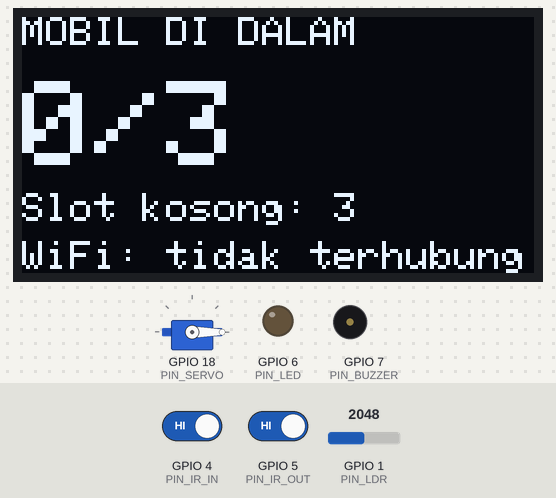
Simulated run of this sketch. Board: ESP32-S3. Parts: 128×64 one-colour display, servo, output pins drawn as LEDs (lit = HIGH), buzzer (waves = sounding, pin HIGH). Inputs (shaded band) come from the test bench; at power-on: GPIO 1 (PIN_LDR) = 2048, GPIO 4 (PIN_IR_IN) HIGH, GPIO 5 (PIN_IR_OUT) HIGH. WiFi joins after 1.5 s; servers stay silent unless stated; what the sketch prints to the serial monitor is not drawn.

Above: at 1.6 s.
At 4.2 s:
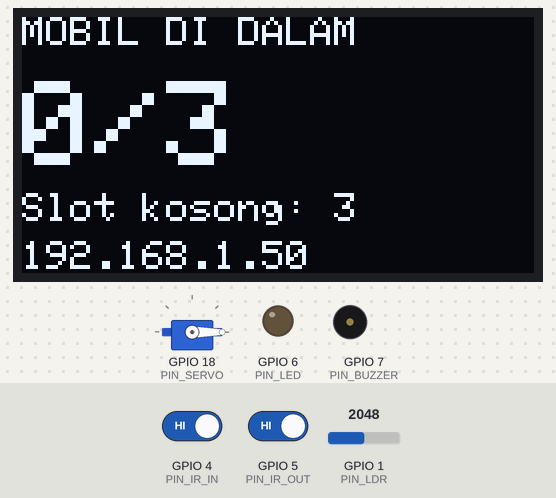
4.3 s: GPIO 1 (PIN_LDR) set to 1228
5.8 s: GPIO 1 (PIN_LDR) set to 1156
At 6.8 s:
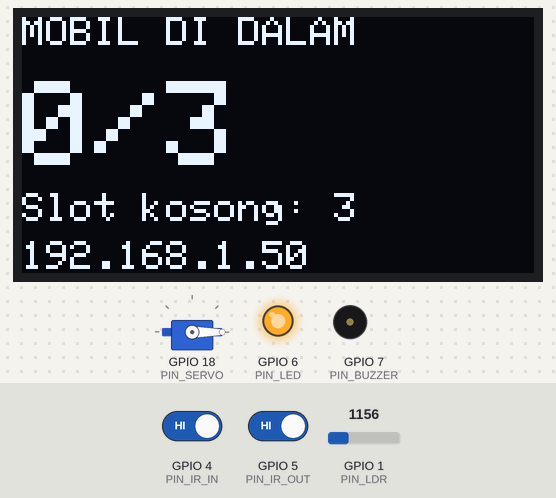
7.3 s: GPIO 4 (PIN_IR_IN) driven LOW
At 8.5 s:
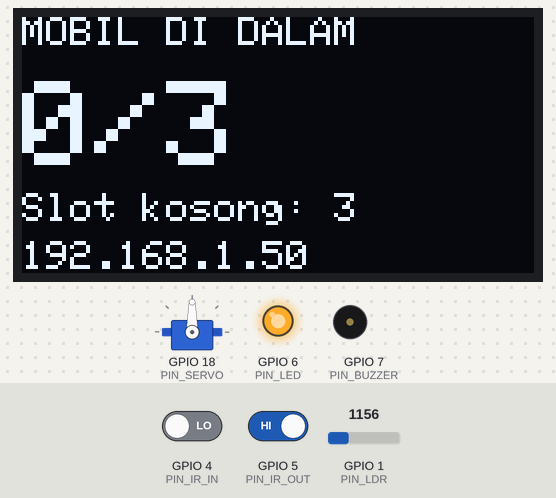
8.8 s: GPIO 5 (PIN_IR_OUT) driven LOW
At 9.6 s:
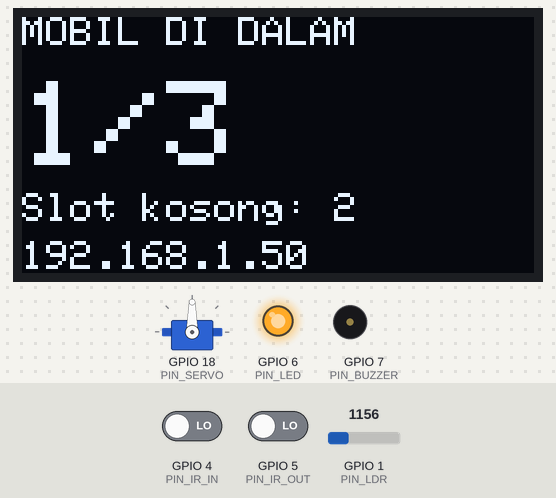
10.3 s: GPIO 1 (PIN_LDR) set to 1734
11.8 s: GPIO 1 (PIN_LDR) set to 1826
At 12.7 s:
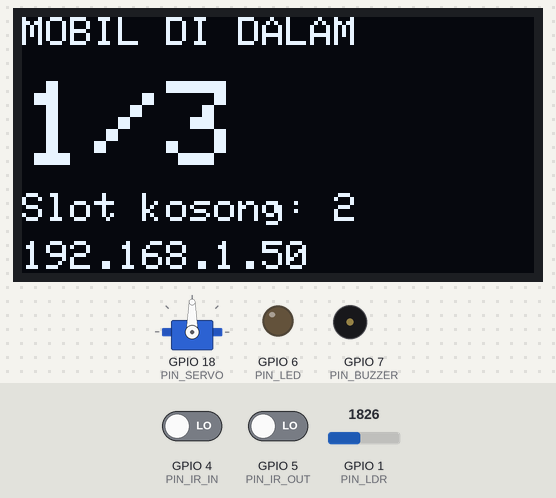
Timing chart, 0 to 14.3 s (numbered marks = the images above; inputs shaded):
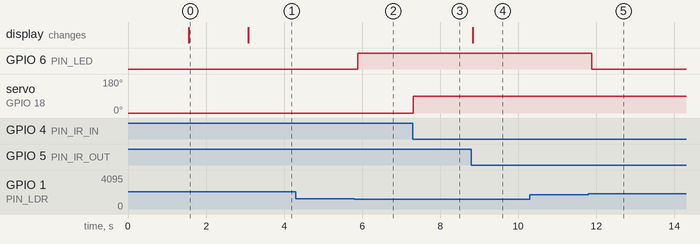

Measured:
- the behaviour switches between 1200 and 1199 on GPIO 1 (PIN_LDR) (found by bisection; images 1 and 2)
- the behaviour switches between 1800 and 1801 on GPIO 1 (PIN_LDR) (found by bisection; images 4 and 5)
- after the input at 4.3 s, every drawn part: stays the same
- after the input at 5.8 s, GPIO 6 (PIN_LED): LOW → HIGH after 0.09 s
- after the input at 7.3 s, servo on GPIO 18 (PIN_SERVO): 0° → 90° at once
- after the input at 8.8 s, the display: changes at once (image 4)
- after the input at 10.3 s, every drawn part: stays the same
- after the input at 11.8 s, GPIO 6 (PIN_LED): HIGH → LOW after 0.09 s
- what the display in image 0 shows lasts 1.5 s, from 1.6 s to 3.1 s

The sketch:

SmartParkingSystem.ino
```cpp
#include <ESP32Servo.h>
#include <Wire.h>
#include <Adafruit_GFX.h>
#include <Adafruit_SSD1306.h>
#include <WiFi.h>
#include <WebServer.h>

const char* WIFI_SSID = "NAMA_WIFI";
const char* WIFI_PASS = "PASSWORD_WIFI";

#define PIN_IR_IN   4
#define PIN_IR_OUT  5
#define PIN_SERVO   18
#define PIN_LDR     1
#define PIN_LED     6
#define PIN_BUZZER  7

const bool IR_AKTIF_LOW = true;

const unsigned long BLOCK_STABLE_MS = 10;
const unsigned long CLEAR_STABLE_MS = 150;
const unsigned long JENDELA_URUTAN = 3000;

const int LDR_GELAP = 1200;
const int LDR_TERANG = 1800;
const unsigned long LDR_INTERVAL = 200;

const int SERVO_CLOSED = 0;
const int SERVO_OPEN = 90;
const unsigned long OPEN_TIME = 3000;

const int MAX_MOBIL = 3;
const unsigned long BUZZER_TIME = 1500;

const unsigned long WIFI_TIMEOUT = 10000;
const unsigned long WIFI_RETRY_INTERVAL = 10000;

struct IRSensor {
  uint8_t pin;
  volatile unsigned long tChange;
  bool blocked;
};

IRSensor irIn = {PIN_IR_IN, 0, false};
IRSensor irOut = {PIN_IR_OUT, 0, false};

Servo servo;
Adafruit_SSD1306 oled(128, 64, &Wire, -1);
WebServer server(80);

bool gateOpen = false;
int jumlahMobil = 0;
bool malam = false;
int nilaiLdrTerakhir = 0;
unsigned long tLdr = 0;
unsigned long tTerakhirAda = 0;
bool buzzerOn = false;
unsigned long tBuzzer = 0;

bool prevIn = false, prevOut = false;
unsigned long tInBlock = 0, tOutBlock = 0;
bool menungguOut = false, menungguIn = false;

bool serverStarted = false;
unsigned long tWifiRetry = 0;

const char HALAMAN[] PROGMEM = R"rawliteral(
<!DOCTYPE html>
<html lang="id">
<head>
<meta charset="utf-8">
<meta name="viewport" content="width=device-width, initial-scale=1">
<title>Monitoring Parkir</title>
<style>
  body { font-family: Arial, sans-serif; background:#f2f4f7; margin:0; padding:20px; color:#222; }
  .kartu { max-width:420px; margin:0 auto; background:#fff; border-radius:14px; padding:24px;
           box-shadow:0 2px 8px rgba(0,0,0,.12); text-align:center; }
  h1 { font-size:20px; margin:0 0 16px; }
  .angka { font-size:72px; font-weight:bold; margin:8px 0; }
  .status { display:inline-block; padding:8px 18px; border-radius:20px; color:#fff; font-weight:bold; }
  .ok { background:#2e9e5b; } .penuh { background:#d64545; }
  table { width:100%; margin-top:20px; border-collapse:collapse; }
  td { padding:8px 4px; border-top:1px solid #e5e5e5; text-align:left; }
  td:last-child { text-align:right; font-weight:bold; }
  .kecil { font-size:12px; color:#888; margin-top:14px; }
</style>
</head>
<body>
<div class="kartu">
  <h1>Monitoring Parkir</h1>
  <div>Mobil di dalam</div>
  <div class="angka"><span id="jumlah">-</span>/<span id="maks">-</span></div>
  <div id="status" class="status ok">-</div>
  <table>
    <tr><td>Slot kosong</td><td id="slot">-</td></tr>
    <tr><td>Gerbang</td><td id="gerbang">-</td></tr>
    <tr><td>Kondisi cahaya</td><td id="cahaya">-</td></tr>
    <tr><td>Nilai LDR (ADC)</td><td id="ldr">-</td></tr>
  </table>
  <div class="kecil" id="info">Menghubungkan...</div>
</div>
<script>
async function ambil() {
  try {
    const r = await fetch('/data');
    const d = await r.json();
    document.getElementById('jumlah').textContent = d.jumlah;
    document.getElementById('maks').textContent = d.maks;
    document.getElementById('slot').textContent = d.slot;
    document.getElementById('gerbang').textContent = d.gerbang;
    document.getElementById('cahaya').textContent = d.malam ? 'Malam (LED nyala)' : 'Siang (LED mati)';
    document.getElementById('ldr').textContent = d.ldr;
    const s = document.getElementById('status');
    s.textContent = d.penuh ? 'PARKIR PENUH' : 'TERSEDIA';
    s.className = 'status ' + (d.penuh ? 'penuh' : 'ok');
    document.getElementById('info').textContent = 'Diperbarui: ' + new Date().toLocaleTimeString();
  } catch (e) {
    document.getElementById('info').textContent = 'Koneksi terputus...';
  }
}
ambil();
setInterval(ambil, 1000);
</script>
</body>
</html>
)rawliteral";

void handleRoot() {
  server.send_P(200, "text/html", HALAMAN);
}

void handleData() {
  String j = "{";
  j += "\"jumlah\":" + String(jumlahMobil);
  j += ",\"maks\":" + String(MAX_MOBIL);
  j += ",\"slot\":" + String(MAX_MOBIL - jumlahMobil);
  j += ",\"penuh\":" + String(jumlahMobil >= MAX_MOBIL ? "true" : "false");
  j += ",\"gerbang\":\"" + String(gateOpen ? "BUKA" : "TUTUP") + "\"";
  j += ",\"malam\":" + String(malam ? "true" : "false");
  j += ",\"ldr\":" + String(nilaiLdrTerakhir);
  j += "}";
  server.send(200, "application/json", j);
}

void IRAM_ATTR isrIn() { irIn.tChange = millis(); }
void IRAM_ATTR isrOut() { irOut.tChange = millis(); }

bool bacaRaw(const IRSensor &s) {
  return (digitalRead(s.pin) == LOW) == IR_AKTIF_LOW;
}

void updateSensor(IRSensor &s) {
  bool raw = bacaRaw(s);
  if (raw == s.blocked) return;
  unsigned long diam = millis() - s.tChange;
  if (diam >= (raw ? BLOCK_STABLE_MS : CLEAR_STABLE_MS)) s.blocked = raw;
}

void showCount() {
  oled.clearDisplay();
  oled.setTextColor(SSD1306_WHITE);

  oled.setTextSize(1);
  oled.setCursor(0, 0);
  oled.println("MOBIL DI DALAM");

  oled.setTextSize(3);
  oled.setCursor(0, 16);
  oled.print(jumlahMobil);
  oled.print("/");
  oled.print(MAX_MOBIL);

  if (jumlahMobil >= MAX_MOBIL) {
    oled.setTextSize(2);
    oled.setCursor(56, 16);
    oled.print("PARKIR");
    oled.setCursor(56, 34);
    oled.print("PENUH");
  } else {
    oled.setTextSize(1);
    oled.setCursor(0, 44);
    oled.print("Slot kosong: ");
    oled.print(MAX_MOBIL - jumlahMobil);
  }

  oled.setTextSize(1);
  oled.setCursor(0, 56);
  if (WiFi.status() == WL_CONNECTED) {
    oled.print(WiFi.localIP());
  } else {
    oled.print("WiFi: tidak terhubung");
  }

  oled.display();
}

void bukaGerbang() {
  servo.write(SERVO_OPEN);
  gateOpen = true;
  tTerakhirAda = millis();
}

void bunyikanBuzzer() {
  digitalWrite(PIN_BUZZER, HIGH);
  buzzerOn = true;
  tBuzzer = millis();
}

void mulaiServerJikaPerlu() {
  if (!serverStarted && WiFi.status() == WL_CONNECTED) {
    server.on("/", handleRoot);
    server.on("/data", handleData);
    server.begin();
    serverStarted = true;
    Serial.print("Web siap: http://");
    Serial.println(WiFi.localIP());
    showCount();
  }
}

void setup() {
  Serial.begin(115200);
  delay(1500);

  Wire.begin(8, 9);
  if (!oled.begin(SSD1306_SWITCHCAPVCC, 0x3C)) {
    Serial.println("OLED tidak ditemukan");
  } else {
    showCount();
  }

  pinMode(PIN_IR_IN, INPUT_PULLUP);
  pinMode(PIN_IR_OUT, INPUT_PULLUP);
  pinMode(PIN_LED, OUTPUT);
  digitalWrite(PIN_LED, LOW);
  pinMode(PIN_BUZZER, OUTPUT);
  digitalWrite(PIN_BUZZER, LOW);

  servo.setPeriodHertz(50);
  servo.attach(PIN_SERVO, 500, 2400);
  servo.write(SERVO_CLOSED);

  attachInterrupt(digitalPinToInterrupt(PIN_IR_IN), isrIn, CHANGE);
  attachInterrupt(digitalPinToInterrupt(PIN_IR_OUT), isrOut, CHANGE);

  WiFi.mode(WIFI_STA);
  WiFi.setAutoReconnect(true);
  WiFi.begin(WIFI_SSID, WIFI_PASS);
  Serial.print("Menghubungkan WiFi");
  unsigned long t0 = millis();
  while (WiFi.status() != WL_CONNECTED && millis() - t0 < WIFI_TIMEOUT) {
    delay(300);
    Serial.print(".");
  }
  Serial.println();
  if (WiFi.status() == WL_CONNECTED) {
    mulaiServerJikaPerlu();
  } else {
    Serial.println("WiFi belum terhubung, sistem tetap berjalan");
  }

  Serial.println("Siap");
}

void loop() {
  if (serverStarted) {
    server.handleClient();
  } else if (millis() - tWifiRetry > WIFI_RETRY_INTERVAL) {
    tWifiRetry = millis();
    mulaiServerJikaPerlu();
  }

  updateSensor(irIn);
  updateSensor(irOut);

  unsigned long tNow = millis();
  bool adaMobil = irIn.blocked || irOut.blocked;
  if (adaMobil) tTerakhirAda = tNow;

  bool inBaru = irIn.blocked && !prevIn;
  bool outBaru = irOut.blocked && !prevOut;
  prevIn = irIn.blocked;
  prevOut = irOut.blocked;

  if (inBaru) {
    if (menungguIn && tNow - tOutBlock <= JENDELA_URUTAN) {
      menungguIn = false;
      if (jumlahMobil > 0) jumlahMobil--;
      Serial.printf("Mobil keluar, jumlah=%d\n", jumlahMobil);
      showCount();
    } else if (jumlahMobil >= MAX_MOBIL) {
      Serial.println("Parkir penuh, mobil ditolak");
      bunyikanBuzzer();
    } else {
      Serial.println("Mobil datang dari luar, gerbang buka");
      bukaGerbang();
      menungguOut = true;
      tInBlock = tNow;
    }
  }

  if (outBaru) {
    if (menungguOut && tNow - tInBlock <= JENDELA_URUTAN) {
      menungguOut = false;
      jumlahMobil++;
      Serial.printf("Mobil masuk, jumlah=%d\n", jumlahMobil);
      showCount();
    } else {
      Serial.println("Mobil datang dari dalam, gerbang buka");
      bukaGerbang();
      menungguIn = true;
      tOutBlock = tNow;
    }
  }

  if (gateOpen && !adaMobil && tNow - tTerakhirAda > OPEN_TIME) {
    servo.write(SERVO_CLOSED);
    gateOpen = false;
    Serial.println("Gerbang tutup");
  }

  if (buzzerOn && tNow - tBuzzer >= BUZZER_TIME) {
    digitalWrite(PIN_BUZZER, LOW);
    buzzerOn = false;
  }

  if (tNow - tLdr >= LDR_INTERVAL) {
    tLdr = tNow;
    int nilaiLdr = analogRead(PIN_LDR);
    nilaiLdrTerakhir = nilaiLdr;

    if (!malam && nilaiLdr < LDR_GELAP) {
      malam = true;
      digitalWrite(PIN_LED, HIGH);
      Serial.printf("Malam, LED nyala (LDR=%d)\n", nilaiLdr);
    } else if (malam && nilaiLdr > LDR_TERANG) {
      malam = false;
      digitalWrite(PIN_LED, LOW);
      Serial.printf("Siang, LED mati (LDR=%d)\n", nilaiLdr);
    }
  }
}
```
